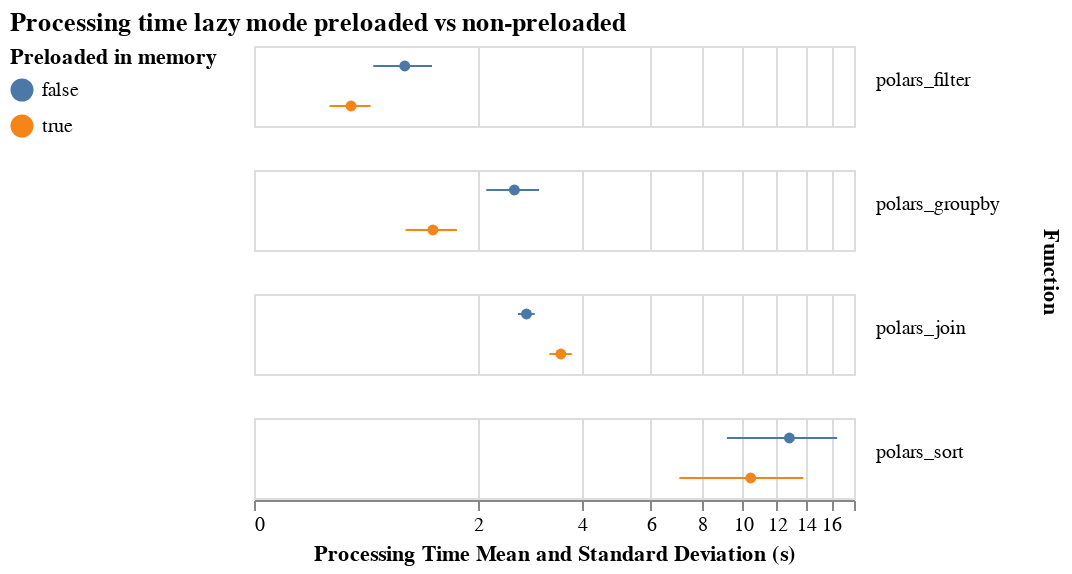

Here is the notebook cell this chart was saved with:
### Markdown cell above
## Lazy preloaded vs non-preloaded

### Code cell
plot_pretty_boxplot(
    df,
    field="preload",
    title="Processing time lazy mode preloaded vs non-preloaded",
    filename="lazy-preloaded-vs-non-preloaded.png",
    filter="lazy",
    legend_title="Preloaded in memory",
)

### Figure 1 — Vega-Lite specification as saved in the notebook (floating-point values rounded to 4 significant figures; data arrays with more than 128 entries replaced by an {"elided": "..."} marker saying what was removed)
{"usermeta": {"embedOptions": {"theme": "carbong10"}}, "config": {"view": {"continuousWidth": 300, "continuousHeight": 300}}, "data": {"name": "data-15a2c4d7b09ac3ee64521ae9f33f9cce"}, "facet": {"row": {"field": "func", "header": {"labelAlign": "right", "labelAngle": 0, "labelBaseline": "alphabetic", "orient": "right", "titleFontWeight": "bold"}, "title": "Function", "type": "nominal"}}, "spec": {"layer": [{"mark": {"type": "point", "filled": true}, "encoding": {"color": {"field": "preload", "legend": {"orient": "left"}, "title": "Preloaded in memory", "type": "nominal"}, "x": {"aggregate": "mean", "field": "duration", "scale": {"type": "symlog"}, "title": "Processing Time Mean and Standard Deviation (s)", "type": "quantitative"}, "y": {"axis": null, "field": "preload", "type": "nominal"}}}, {"mark": {"type": "errorbar"}, "encoding": {"color": {"field": "preload", "type": "nominal"}, "x": {"aggregate": "stdev", "field": "duration", "scale": {"type": "symlog"}, "title": "", "type": "quantitative"}, "y": {"axis": null, "field": "preload", "type": "nominal"}}}]}, "title": {"text": "Processing time lazy mode preloaded vs non-preloaded"}, "transform": [{"filter": "datum.lazy"}], "$schema": "https://vega.github.io/schema/vega-lite/v5.20.1.json", "datasets": {"data-15a2c4d7b09ac3ee64521ae9f33f9cce": {"elided": "384 records"}}}
